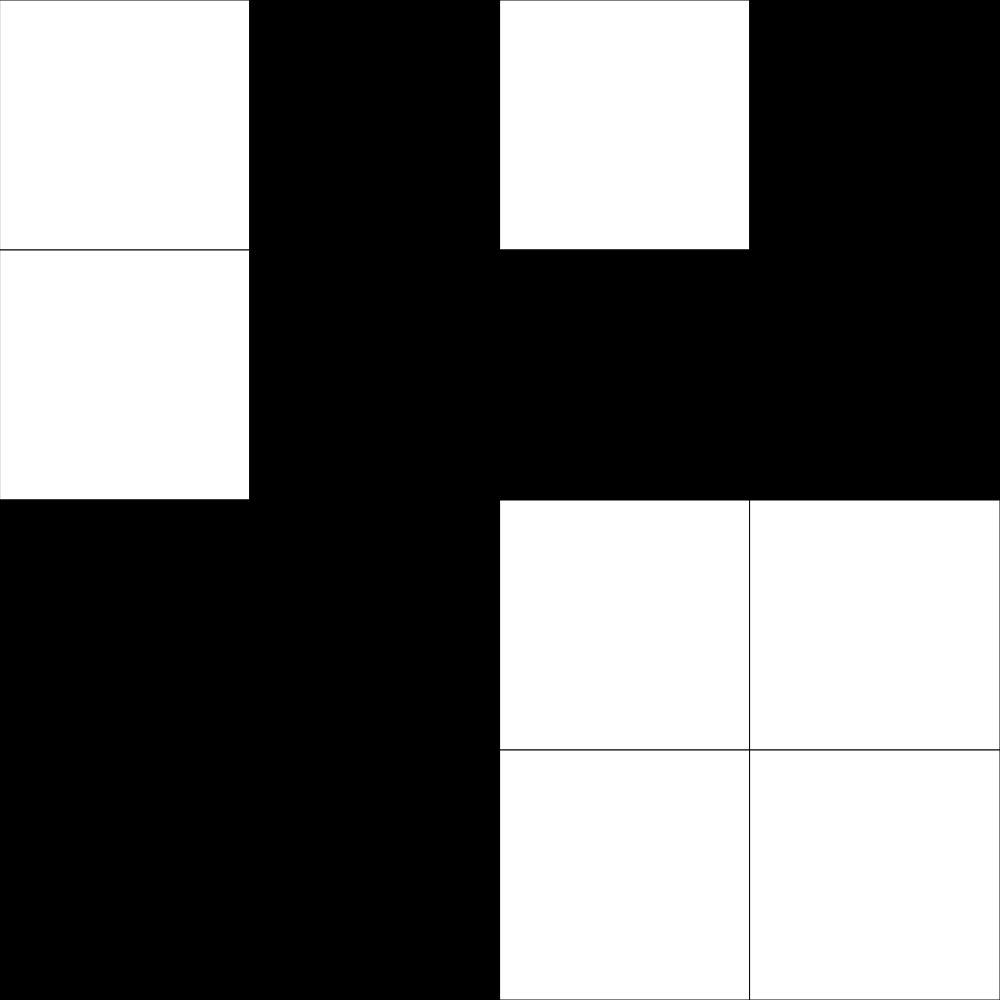
Frame 1 (no input)
Frame 60 (no input): identical to frame 1, image omitted
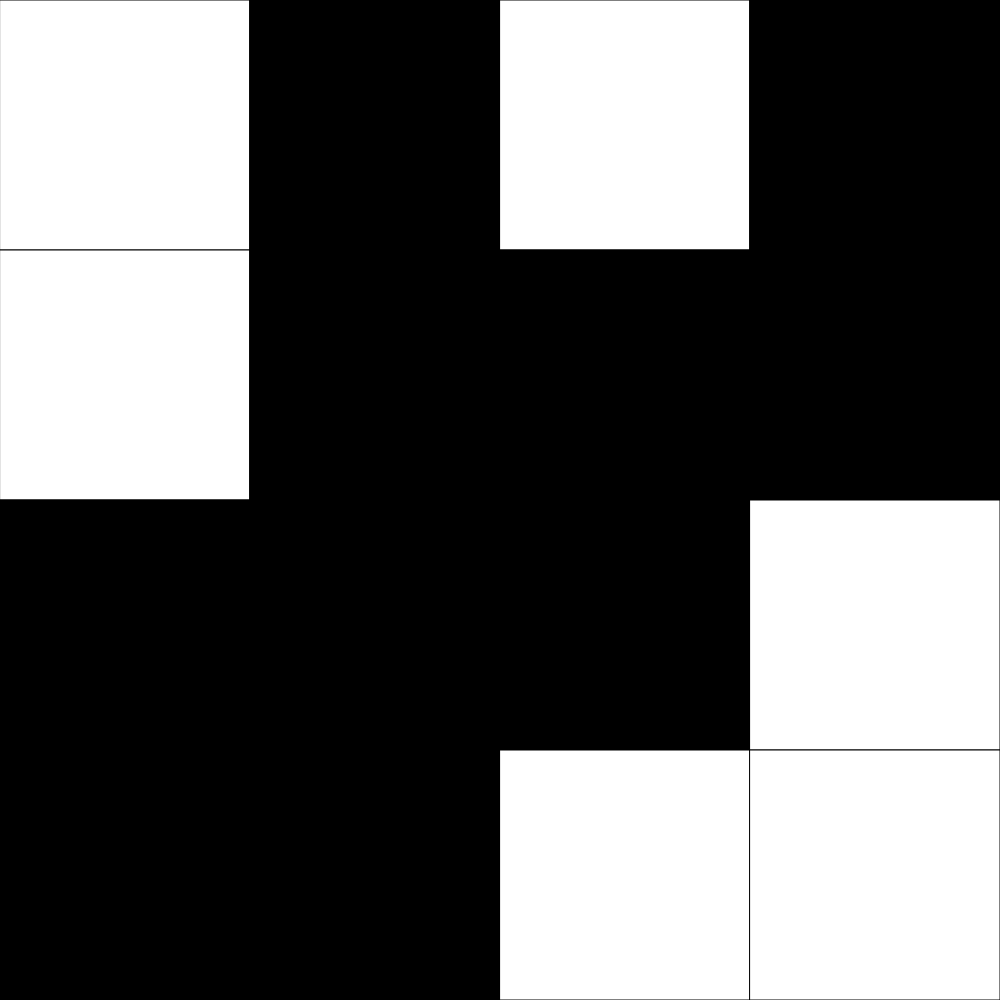
Frame 120 (the mouse pressed at the canvas centre since frame 60)

The p5.js sketch that drew these frames (run headless with seeded random() and noise() and a simulated clock; from frame 60 on, the mouse is pressed at the canvas centre):

// p5.js sketch
// ── sketch.js
// Grid Demo
// Michael Yang
// Oct 22, 2024

// If hardcoding the grid, use something like this
// let grid = [[1, 0, 1, 0], [0, 0, 1 ,1],[1, 1, 1, 0], [0, 1, 1, 0]];

let grid;
const GRID_SIZE = 4;
let cellSize;

function setup() {
  if (windowWidth < windowHeight) {
    createCanvas(windowWidth, windowWidth);
  }
  else {
    createCanvas(windowHeight, windowHeight);
  }
  cellSize = height/GRID_SIZE;
  grid = generateRandomGrid(GRID_SIZE, GRID_SIZE);
}

function draw() {
  background(220);
  displayGrid();
}

function keyPressed() {
  if (key === "r") {
    grid = generateRandomGrid(GRID_SIZE, GRID_SIZE);  
  }
  if (key === "e") {
    grid = generateEmptyGrid(GRID_SIZE, GRID_SIZE);
  }
}

function displayGrid() {
  for (let y = 0; y < GRID_SIZE; y++) {
    for (let x = 0; x < GRID_SIZE; x++) {
      if (grid[y][x] === 1) {
        fill("black");
      }
      else {
        grid[y][x] === 0; {
          fill("white");
        }
      } 
      square(x * cellSize, y * cellSize, cellSize);
    }
  }
}

function generateRandomGrid(cols, rows) {
  let newGrid = [];
  for (let y = 0; y < rows; y++) {
    newGrid.push([]);
    for (let x = 0; x < cols; x++) {
      //choose either 0 or 1, each 50% of the time
      if (random(100) < 50) {
        newGrid[y].push(1);
      }
      else {
        newGrid[y].push(0);
      }
    }
  }
  return newGrid;
}

function generateEmptyGrid(cols, rows) {
  let newGrid = [];
  for (let y = 0; y < rows; y++) {
    newGrid.push([]);
    for (let x = 0; x < cols; x++) {
      newGrid[y].push(0);
    }
  }
  return newGrid;
}

function mousePressed() {
  let squareX = mouseX/cellSize;
  let squareY = mouseY/cellSize;

  if (grid[squareY][squareX] === 0) {
    grid[squareY][squareX] = 1;
  }
  else if (grid[squareY][squareX] === 1) {
    grid[squareY][squareX] = 0;    
  } 
}
